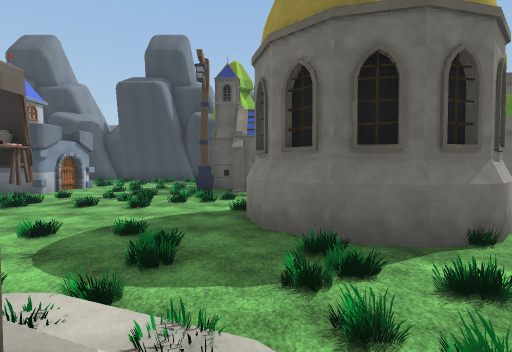
View 1 (above)

19 first-person views from a walk through a Unity game level. The camera is 1.2 m above the floor, tilts 2° down and sees 80° across. The floor is counted in squares, 2 m on a side. Each view is taken from the middle of a square. On the plan, view 1 faces up. The plan holds only what a view shows up to about 9 squares ahead; the rest is blank. The place goes on beyond the plan. Some animated figures are left out. Some surface patterns are stand-ins.

View 2
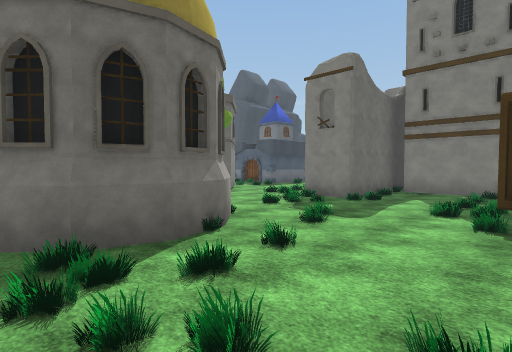

View 3
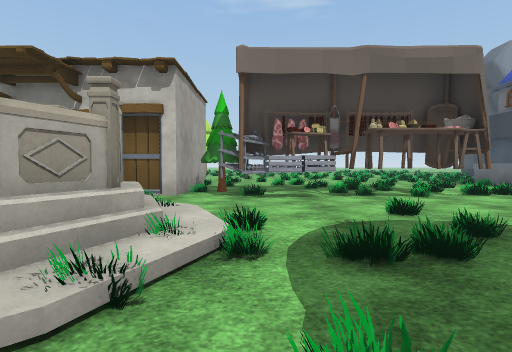

View 4
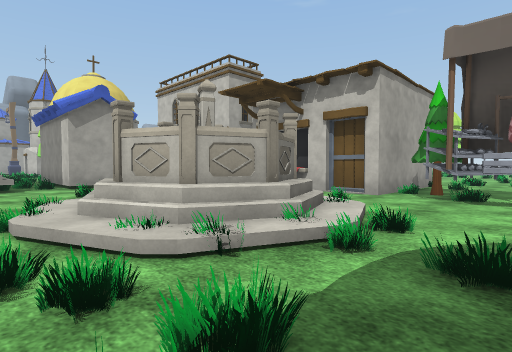

View 5
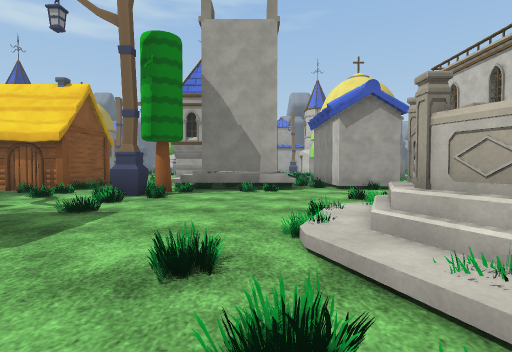

View 6
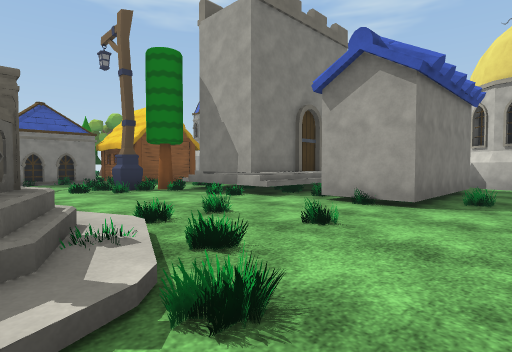

View 7
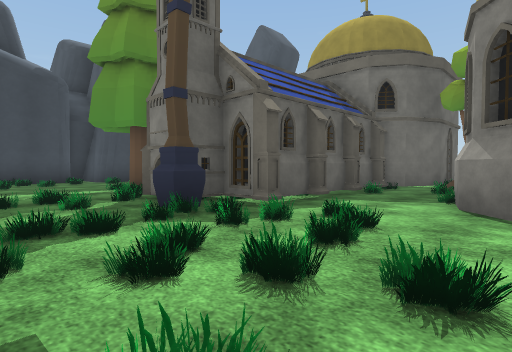

View 8
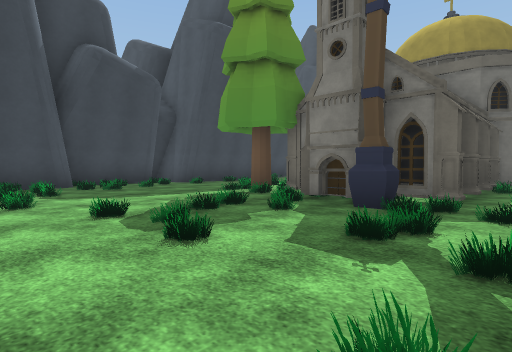

View 9
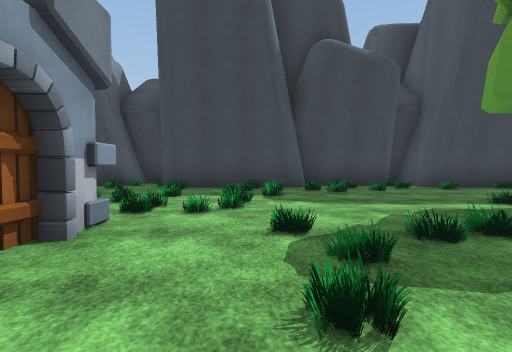

View 10
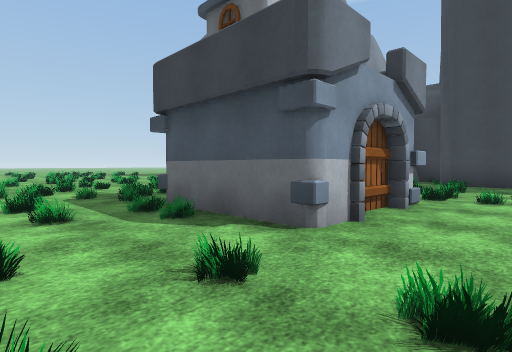

View 11
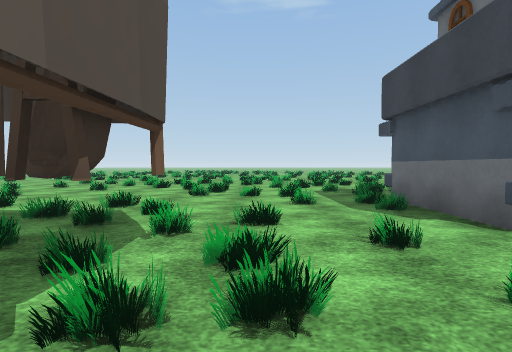

View 12
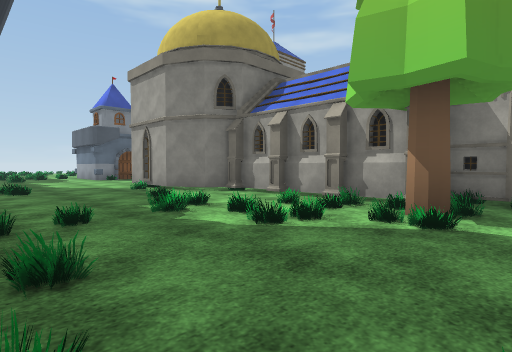

View 13
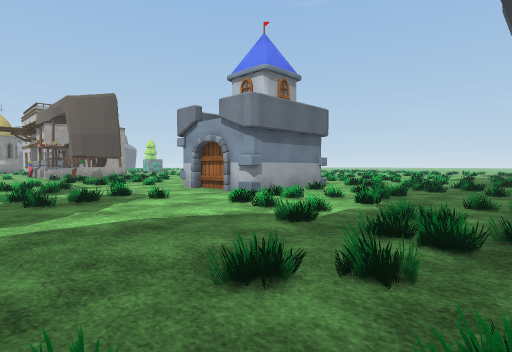

View 14
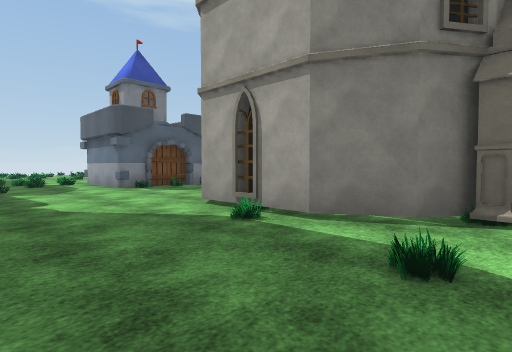

View 15
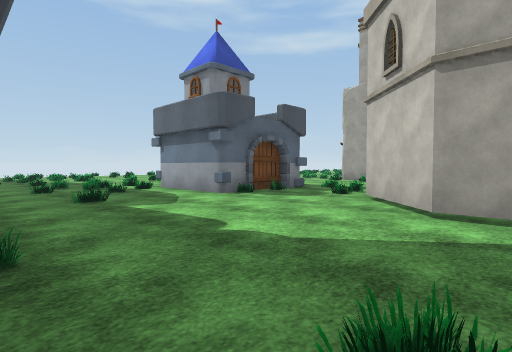

View 16
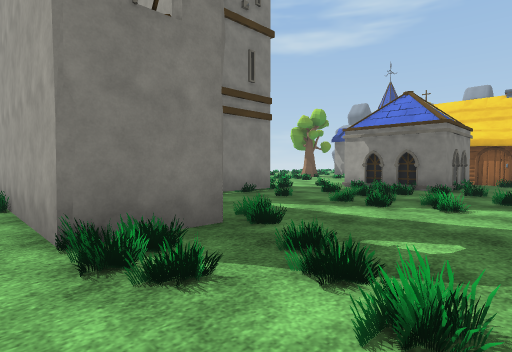

View 17
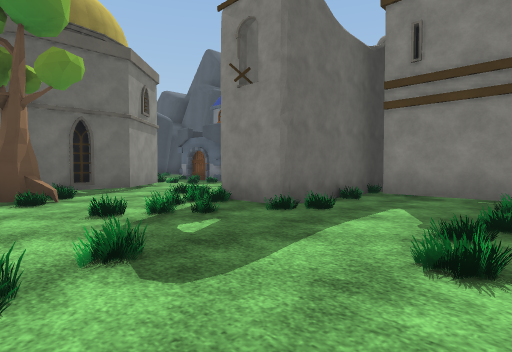

View 18
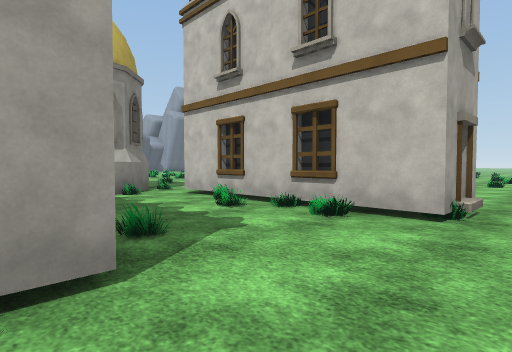

View 19
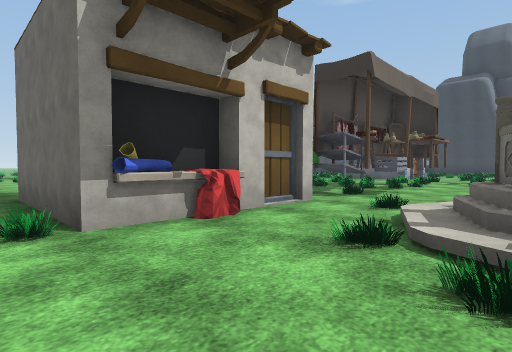

### Floor plan
Key: @ floor where view 1 was taken; # wall or solid block; . floor; / step, stairs or slope; ^ raised ledge; B building; T tree; F fountain; W wagon; A banana; O other object.
Columns run from 10 left of view 1 to 17 right of it. Each row starts with its distance up from view 1.
 17  ..####...###   . #
 16 ............................
 15 ............................
 14 .........................
 13 .........T.....###....###
 12  ###.....####### ##..##
 11  ###.....##  #    #..#
 10 .###....#######   #..#
  9 .........#.##.#####..
  8 ....................
  7 ...........B#BTT....
  6 ....#O....B## .......
  5 ....###...##  B...####O
  4 ....#OO....###....####
  3 ....A...............#
  2 ....##.../..........#
  1 ....T..//F/.........#
  0   OOOO./FF@...WW.....
 -1      O./FF/...WW.....
 -2      O..///......###
 -3   OOOO...........#
 -4    ..........#...#
 -5    ##.......#T .BB
 -6     #...##^##/ .B.B
 -7     #...##^#    BB
 -8     O...##^#
 -9     #...#
-10     #....
-11     .B##B

Positions as (right, up) in squares from view 1, and headings:
1: (0, 0), facing up
2: (0, 0), facing up-right
3: (1, 2), facing left
4: (1, 3), facing down-left
5: (1, 2), facing down
6: (-4, -1), facing down-right
7: (-4, 6), facing up-right
8: (-6, 8), facing up-right
9: (-5, 9), facing up
10: (-5, 7), facing up-left
11: (-4, 7), facing left
12: (-2, 17), facing down-right
13: (-2, 17), facing down-left
14: (3, 16), facing down-right
15: (6, 17), facing down-right
16: (5, 6), facing down-right
17: (4, 1), facing up-right
18: (-2, -4), facing down-left
19: (-2, -4), facing up-left
